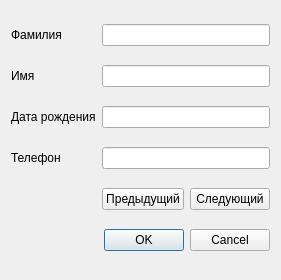
<?xml version="1.0" encoding="UTF-8"?>
<ui version="4.0">
 <class>DialogAddDevice</class>
 <widget class="QDialog" name="DialogAddDevice">
  <property name="geometry">
   <rect>
    <x>0</x>
    <y>0</y>
    <width>252</width>
    <height>280</height>
   </rect>
  </property>
  <property name="windowTitle">
   <string>Dialog</string>
  </property>
  <layout class="QGridLayout" name="gridLayout">
   <item row="2" column="1" colspan="2">
    <widget class="QLineEdit" name="BIRTHDAYLineEdit"/>
   </item>
   <item row="0" column="1" colspan="2">
    <widget class="QLineEdit" name="SURNAMELineEdit"/>
   </item>
   <item row="1" column="0">
    <widget class="QLabel" name="label_4">
     <property name="text">
      <string>Имя</string>
     </property>
    </widget>
   </item>
   <item row="2" column="0">
    <widget class="QLabel" name="label_5">
     <property name="text">
      <string>Дата рождения</string>
     </property>
    </widget>
   </item>
   <item row="0" column="0">
    <widget class="QLabel" name="label">
     <property name="text">
      <string>Фамилия</string>
     </property>
    </widget>
   </item>
   <item row="6" column="0" colspan="3">
    <widget class="QDialogButtonBox" name="buttonBox">
     <property name="orientation">
      <enum>Qt::Horizontal</enum>
     </property>
     <property name="standardButtons">
      <set>QDialogButtonBox::Cancel|QDialogButtonBox::Ok</set>
     </property>
    </widget>
   </item>
   <item row="5" column="1">
    <widget class="QPushButton" name="previousButton">
     <property name="text">
      <string>Предыдущий</string>
     </property>
    </widget>
   </item>
   <item row="5" column="2">
    <widget class="QPushButton" name="nextButton">
     <property name="text">
      <string>Следующий</string>
     </property>
    </widget>
   </item>
   <item row="1" column="1" colspan="2">
    <widget class="QLineEdit" name="NAMELineEdit"/>
   </item>
   <item row="3" column="1" colspan="2">
    <widget class="QLineEdit" name="PHONELineEdit"/>
   </item>
   <item row="3" column="0">
    <widget class="QLabel" name="label_2">
     <property name="text">
      <string>Телефон</string>
     </property>
    </widget>
   </item>
  </layout>
 </widget>
 <resources/>
 <connections>
  <connection>
   <sender>buttonBox</sender>
   <signal>accepted()</signal>
   <receiver>DialogAddDevice</receiver>
   <slot>accept()</slot>
   <hints>
    <hint type="sourcelabel">
     <x>257</x>
     <y>138</y>
    </hint>
    <hint type="destinationlabel">
     <x>157</x>
     <y>274</y>
    </hint>
   </hints>
  </connection>
  <connection>
   <sender>buttonBox</sender>
   <signal>rejected()</signal>
   <receiver>DialogAddDevice</receiver>
   <slot>reject()</slot>
   <hints>
    <hint type="sourcelabel">
     <x>257</x>
     <y>138</y>
    </hint>
    <hint type="destinationlabel">
     <x>286</x>
     <y>274</y>
    </hint>
   </hints>
  </connection>
 </connections>
</ui>
